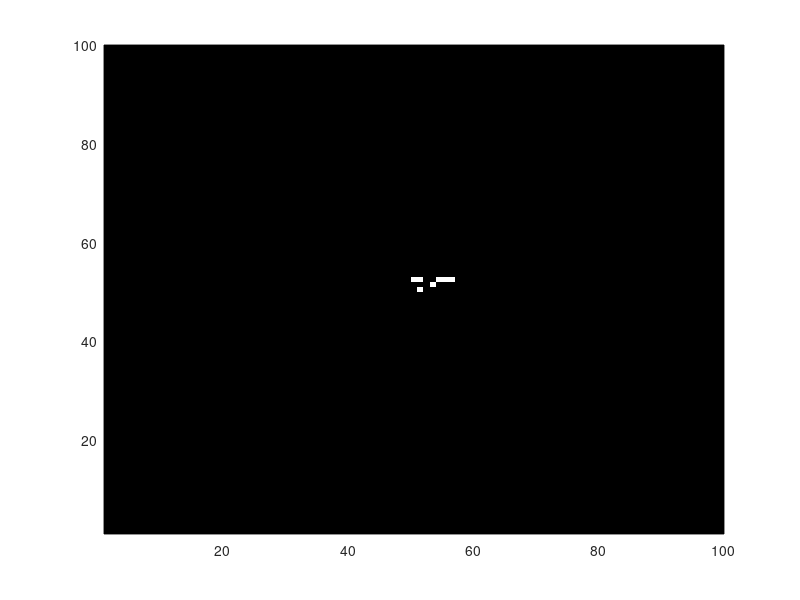

Here is the MATLAB script that generated this plot: (Note: this script raises an error after producing the figure.)
%Implemetance GameOfLife
%bunka-max 8 sousedi
% 2-3 zije
% <2 umre
% 3 ozije
%4 zemre
%bunka obsahuje 1-zije
%bunka obsahuje 0-nezije

%pocet max radku
%pocet max sloupcu
N=100;
%max cas
T=1000;
% vychozi prazdna matice s max n
M = zeros(N,N);
%nastaveni pocatecniho stavu M- Seminko

%R-Pentomino
%S=[0 0 0 0 0;0 0 1 1 0;0 0 1 1 0;0 0 1 0 0; 0 1 0 0 0];
%die hard
%S=[0 0 0 0 0 0 1 0;1 1 0 0 0 0 0 0;0 1 0 0 0 1 1 1];
%S=[0 0 1;1 0 1;0 1 1;0 1 0];
%glider
%S=[1 1 0; 0 1 1;1 0 0];
%toad
%S=[0 1 1 1 0;0 0 1 1 1];
%acorn
S=[0 1 0 0 0 0 0; 0 0 0 1 0 0 0;1 1 0 0 1 1 1];
%S=[0 0 1 1 1;1 1 1 0 0];
%S=[1 1];
Mr=50;%radek M
Mc=50;%sloupec M
%velikost matice S
[Sr,Sc]=size(S);
%na dane souradnice M dosadi hodnoty matice S
M(Mr:Mr+Sr-1, Mc:Mc+Sc-1)=S;
%zobrazim matici do grafu
plot=pcolor(M);
colormap(gray(2))
%odstrani gridlines
shading flat
gText = sprintf("generace: "+0);
coor = [0.1 0.1 0.1 0.1]; % souradnice gText ve Figure
ha = annotation('textbox',coor,'string',gText);
ha.HorizontalAlignment = 'center';
ha.BackgroundColor = [1 1 1]; % barva

drawnow();
pause(3)
%projde matici po bunkach
%ziska jejich okoli
%spocita jejich hodnoty
%provede pravidla hry
%zobrazi matici aktualizovanou po kazkem case

%prochazi cas po jednotlivych generacich
for g=1 : T
    %projde matici po jednotlivych sloupcich a radcich
    %okraje matice M nechava prazdne- N-1
    %docasna matice pro ulozeni zmen v dane generaci
    tempM=M;
    for r=2:N-1
        for c =2:N-1
            %aktualni bunka
            cell=M(r,c);
            %neighbours
            ng= M(r-1,c-1)+M(r-1,c)+M(r-1,c+1)+M(r,c-1)+M(r,c+1)+M(r+1,c-1)+M(r+1,c)+M(r+1,c+1);
            %pravidla
            if cell==1
                if ng==2 || ng==3
                    tempM(r,c)=1;
                elseif ng<2
                    tempM(r,c)=0;
                elseif ng>3
                    tempM(r,c)=0;
                end
            elseif cell==0
                if ng==3
                    tempM(r,c)=1;
                end
            end



        end
        
    end           
    %aktualizuje M o novou generaci
     M=tempM;
%aktualizuje plot o novou generaci
set(plot,'CData',M)   
%text zaznamenavajici index aktualni generace
gText = sprintf("generace: "+g);
coo = [0.1 0.1 0.1 0.1]; 
ha = annotation('textbox',coo,'string',gText);
ha.HorizontalAlignment = 'center';
ha.BackgroundColor = [1 1 1]; 
drawnow();
pause(0.1);
end